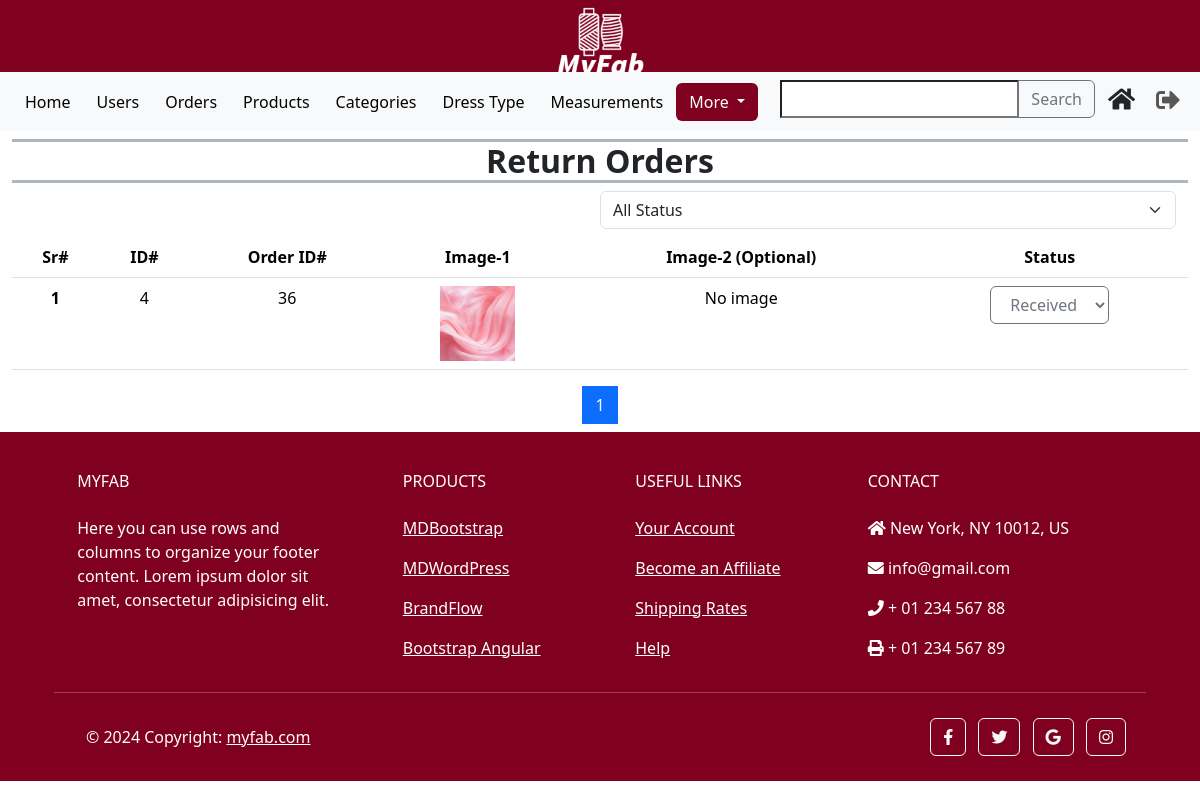
The page /custom_admin/returns/ (signed in) on the database as committed earlier.
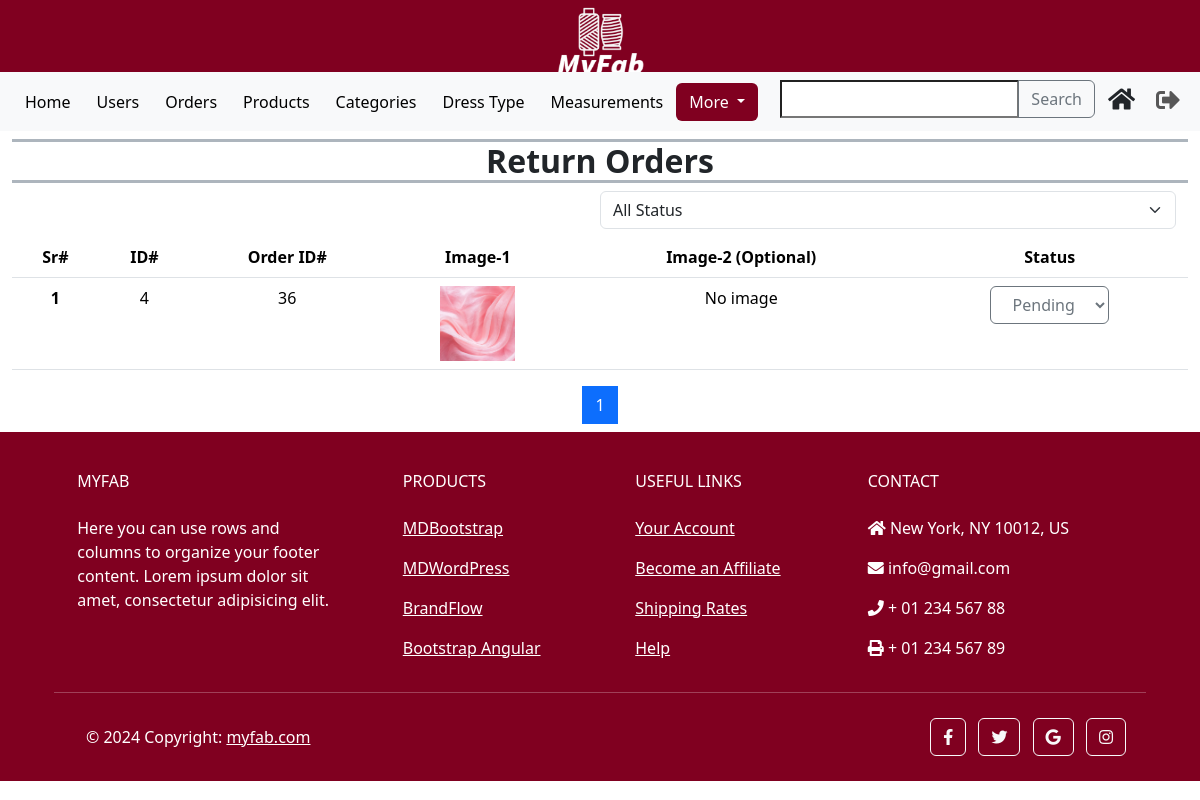
The same page on the database as committed later.
### orders/models.py (models this page shows, shortened)
class ReturnOrder(models.Model):
    STATUS_CHOICES = [
        ('P', 'Pending'),
        ('A', 'Approved'),
        ('D', 'Denied'),
        ('S', 'Shipping'),
        ('R', 'Received'),
    ]
    order_id = models.ForeignKey(Order, on_delete=models.PROTECT)
    reason = models.TextField(null=False, blank=False)
    image_1 = models.ImageField(upload_to='images/return_order', null=False, blank=False)
    image_2 = models.ImageField(upload_to='images/return_order', null=True, blank=True)
    status = models.CharField(max_length=10, null=False, choices=STATUS_CHOICES, default='P')

class Order(models.Model):
    PAYMENT_CHOICES = [
        ('P', 'Prepaid'),
        ('C', 'Cash On Delivery'),
    ]
    STATUS_CHOICES = [
        ('P', 'Pending'),
        ('S', 'Shipping'),
        ('D', 'Delivered'),
        ('C', 'Cancelled'),
        ('R', 'Returned'),
    ]
    customer_id = models.ForeignKey(CustomUser, on_delete=models.CASCADE)
    product_id = models.ForeignKey(Product, on_delete=models.CASCADE)
    order_type = models.IntegerField(null=False)
    quantity = models.DecimalField(max_digits=10, decimal_places=2, default=0)
    price = models.DecimalField(max_digits=10, decimal_places=2, default=0)
    add_date = models.DateField(auto_now_add=True)
    payment_method = models.CharField(max_length=10, null=False, choices=PAYMENT_CHOICES)
    status = models.CharField(max_length=10, null=False, choices=STATUS_CHOICES, default='P')
    address = models.ForeignKey(Address, on_delete=models.PROTECT)
    order_measurements = models.TextField(null=True, default=None, blank=True)

### custom_admin/views.py (the view, shortened to what this page needs)
# urls.py: path('returns/', AdminReturnsView.as_view(), name = 'admin_order_return'),
class AdminReturnsView(View):
    def get(self, request):
        returns = ReturnOrder.objects.all().order_by('-id')
        paginator = Paginator(returns, 10)
        page_number = request.GET.get('page')
        try:
            paged_returns = paginator.page(page_number)
        except PageNotAnInteger:
            paged_returns = paginator.page(1)
        except EmptyPage:
            paged_returns = paginator.page(paginator.num_pages)
        start_serial_number = (paged_returns.number - 1) * paginator.per_page + 1
        serial_numbers = list(range(start_serial_number, start_serial_number + len(paged_returns)))
        zipped_data = zip(serial_numbers, paged_returns)
        context = {'zipped_data': zipped_data, 'returns': paged_returns}
        return render(request, 'admin_returns.html', context)

### templates/admin_returns.html (shortened to what the changed rows need)
{% extends 'admin_base.html' %}
{% load static %}
{% load custom_filters %}
{% block content %}
    <section class="container-fluid mb-2">
        <div class="row h-100">
            <div class="col-12">
                <div class="table-responsive text-center">
                    <table class="table  table-hover">
                        <thead>
                        <tr>
                            <th scope="col">Sr#</th>
                            <th scope="col">ID#</th>
                            <th scope="col">Order ID#</th>
                            <th scope="col">Image-1</th>
                            <th scope="col">Image-2 (Optional)</th>
                            <th scope="col">
                                <span id="return-status-heading">
                                    Status
                                </span>
                            </th>
                        </tr>
                        </thead>
                        <tbody id="return-table-body">
                            {% for serial_number, return in zipped_data %}
                            <tr>
                                <th scope="row">{{ serial_number }}</th>
                                <td>{{ return.id }}</td>
                                <td>{{ return.order_id.id }}</td>
                                <td>
                                    <a href="{{ return.image_1.url }}" target="_blank">
                                        <img class="thumbnail-image" src="{{ return.image_1.url }}" alt="{{ return.id }} Image-1">
                                    </a>
                                </td>
                                <td>
                                    {% if return.image_2 %}
                                    <a href="{{ return.image_2.url }}" target="_blank">
                                        <img class="thumbnail-image" src="{{ return.image_1.url }}" alt="{{ return.id }} Image-2">
                                    </a>
                                    {% else %}
                                    <p class="">No image</p>
                                    {% endif %}
                                </td>
                                <td>
                                    <select class="status-select btn btn-outline-secondary"
                                        data-return-id="{{ return.id }}"
                                        onchange="changeReturnStatus(this)">
                                    {% for status in return.STATUS_CHOICES %}
                                        <option value="{{ status.0 }}" {% if return.status == status.0 %} selected {% endif %}>
                                            {{ status.1 }}
                                        </option>
                                    {% endfor %}
                                    </select>
                                </td>
                            </tr>
                            {% endfor %}
                        </tbody>
                    </table>
                </div>
            </div>
        </div>
    </section>
{% endblock content %}

Rows that differ between the two databases and show on the page:
changed ReturnOrder id 4: status+id "Received" → "Pending"
